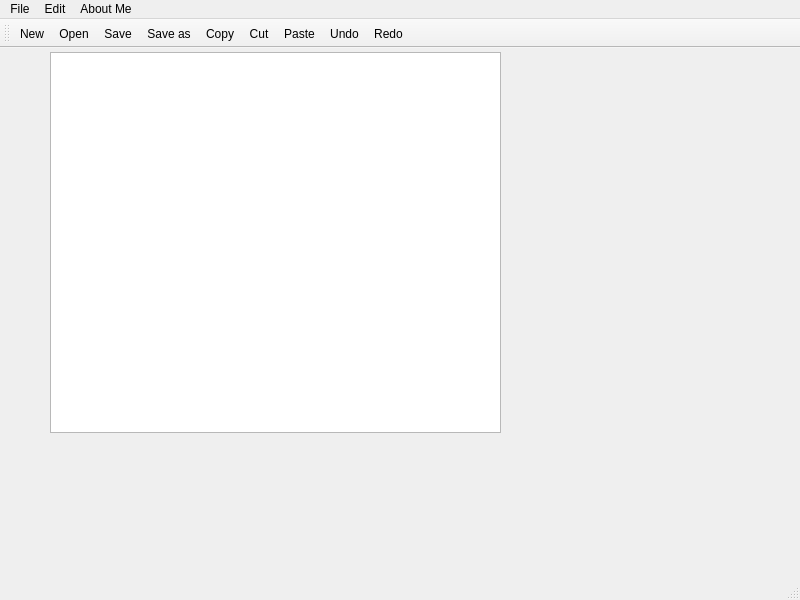
<?xml version="1.0" encoding="UTF-8"?>
<ui version="4.0">
 <class>MainWindow</class>
 <widget class="QMainWindow" name="MainWindow">
  <property name="geometry">
   <rect>
    <x>0</x>
    <y>0</y>
    <width>800</width>
    <height>600</height>
   </rect>
  </property>
  <property name="windowTitle">
   <string>MainWindow</string>
  </property>
  <widget class="QWidget" name="centralwidget">
   <widget class="QTextEdit" name="textEdit">
    <property name="geometry">
     <rect>
      <x>50</x>
      <y>4</y>
      <width>451</width>
      <height>381</height>
     </rect>
    </property>
   </widget>
  </widget>
  <widget class="QMenuBar" name="menubar">
   <property name="geometry">
    <rect>
     <x>0</x>
     <y>0</y>
     <width>800</width>
     <height>25</height>
    </rect>
   </property>
   <widget class="QMenu" name="menuFile">
    <property name="title">
     <string>File</string>
    </property>
    <addaction name="actionNew"/>
    <addaction name="actionOpen"/>
    <addaction name="separator"/>
    <addaction name="actionSave"/>
    <addaction name="actionSave_as"/>
   </widget>
   <widget class="QMenu" name="menuEdit">
    <property name="title">
     <string>Edit</string>
    </property>
    <addaction name="actionCopy"/>
    <addaction name="actionCut"/>
    <addaction name="actionPaste"/>
    <addaction name="separator"/>
    <addaction name="actionUndo"/>
    <addaction name="actionRedo"/>
   </widget>
   <widget class="QMenu" name="menuAbout_Me">
    <property name="title">
     <string>About Me</string>
    </property>
    <addaction name="actionResume"/>
   </widget>
   <addaction name="menuFile"/>
   <addaction name="menuEdit"/>
   <addaction name="menuAbout_Me"/>
  </widget>
  <widget class="QStatusBar" name="statusbar"/>
  <widget class="QToolBar" name="toolBar">
   <property name="windowTitle">
    <string>toolBar</string>
   </property>
   <attribute name="toolBarArea">
    <enum>TopToolBarArea</enum>
   </attribute>
   <attribute name="toolBarBreak">
    <bool>false</bool>
   </attribute>
   <addaction name="actionNew"/>
   <addaction name="actionOpen"/>
   <addaction name="actionSave"/>
   <addaction name="actionSave_as"/>
   <addaction name="actionCopy"/>
   <addaction name="actionCut"/>
   <addaction name="actionPaste"/>
   <addaction name="actionUndo"/>
   <addaction name="actionRedo"/>
  </widget>
  <action name="actionNew">
   <property name="icon">
    <iconset resource="Images.qrc">
     <normaloff>:/img/new-file.png</normaloff>:/img/new-file.png</iconset>
   </property>
   <property name="text">
    <string>New</string>
   </property>
   <property name="toolTip">
    <string>&lt;html&gt;&lt;head/&gt;&lt;body&gt;&lt;p&gt;&lt;img src=&quot;:/img/new-file.png&quot;/&gt;&lt;/p&gt;&lt;/body&gt;&lt;/html&gt;</string>
   </property>
  </action>
  <action name="actionOpen">
   <property name="icon">
    <iconset resource="Images.qrc">
     <normaloff>:/img/open.png</normaloff>:/img/open.png</iconset>
   </property>
   <property name="text">
    <string>Open</string>
   </property>
  </action>
  <action name="actionSave">
   <property name="icon">
    <iconset resource="Images.qrc">
     <normaloff>:/img/save-file.png</normaloff>:/img/save-file.png</iconset>
   </property>
   <property name="text">
    <string>Save</string>
   </property>
  </action>
  <action name="actionSave_as">
   <property name="icon">
    <iconset resource="Images.qrc">
     <normaloff>:/img/save-as.png</normaloff>:/img/save-as.png</iconset>
   </property>
   <property name="text">
    <string>Save as</string>
   </property>
  </action>
  <action name="actionCopy">
   <property name="icon">
    <iconset resource="Images.qrc">
     <normaloff>:/img/files.png</normaloff>:/img/files.png</iconset>
   </property>
   <property name="text">
    <string>Copy</string>
   </property>
  </action>
  <action name="actionCut">
   <property name="icon">
    <iconset resource="Images.qrc">
     <normaloff>:/img/cut.png</normaloff>:/img/cut.png</iconset>
   </property>
   <property name="text">
    <string>Cut</string>
   </property>
  </action>
  <action name="actionPaste">
   <property name="icon">
    <iconset resource="Images.qrc">
     <normaloff>:/img/paste.png</normaloff>:/img/paste.png</iconset>
   </property>
   <property name="text">
    <string>Paste</string>
   </property>
  </action>
  <action name="actionUndo">
   <property name="icon">
    <iconset resource="Images.qrc">
     <normaloff>:/img/undo.png</normaloff>:/img/undo.png</iconset>
   </property>
   <property name="text">
    <string>Undo</string>
   </property>
  </action>
  <action name="actionRedo">
   <property name="icon">
    <iconset resource="Images.qrc">
     <normaloff>:/img/redo.png</normaloff>:/img/redo.png</iconset>
   </property>
   <property name="text">
    <string>Redo</string>
   </property>
  </action>
  <action name="actionResume">
   <property name="text">
    <string>Resume</string>
   </property>
  </action>
 </widget>
 <resources>
  <include location="Images.qrc"/>
 </resources>
 <connections/>
</ui>
